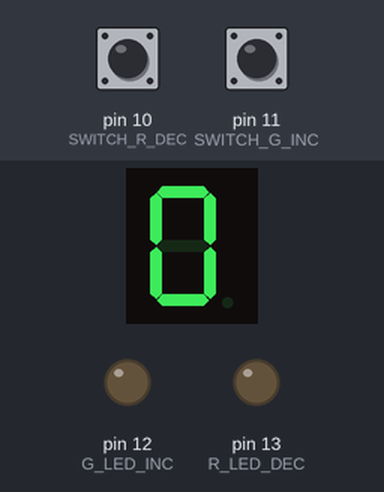
This sketch was run on a simulated Arduino Uno, built with avr-gcc and run on an emulated ATmega328P. Shown: 1-digit seven-segment display, output pins drawn as LEDs (lit = HIGH). Wiring (inferred from the names in the program): 1-digit 7-segment display, segments lit when HIGH: segments pin 2, pin 3, pin 4, pin 5, pin 6, pin 7, pin 8, pin 9. The test bench sets the inputs (shaded band); at power-on: pin 11 (SWITCH_G_INC) HIGH, pin 10 (SWITCH_R_DEC) HIGH. The segment pins are drawn as the display they are named for; pins used as bus, display or sensor lines are not drawn.

Above: at 1.2 s.
1.3 s: pin 11 (SWITCH_G_INC) pulled LOW for 1 s
At 1.7 s:
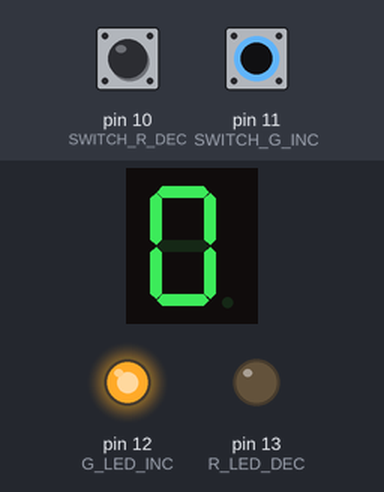
3.8 s: pin 10 (SWITCH_R_DEC) pulled LOW for 0.15 s
At 5.1 s:
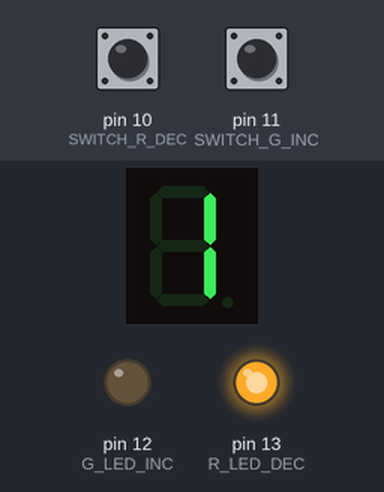
5.4 s: pin 11 (SWITCH_G_INC) pulled LOW for 0.15 s
At 5.8 s:
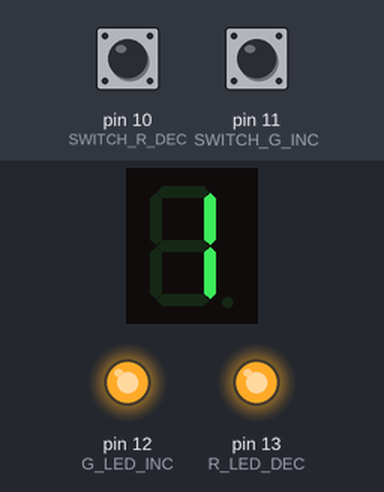
7.4 s: pin 11 (SWITCH_G_INC) pulled LOW for 3.2 s
At 11.9 s:
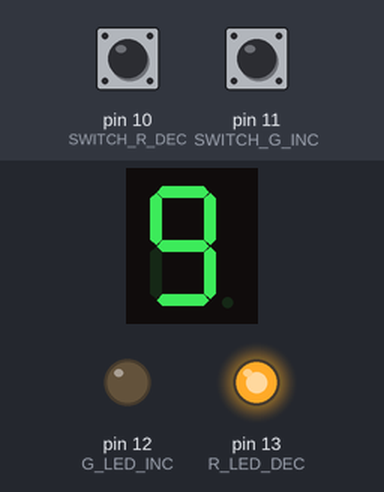
Timing chart, 0 to 13.1 s (numbered marks = the images above; inputs shaded):
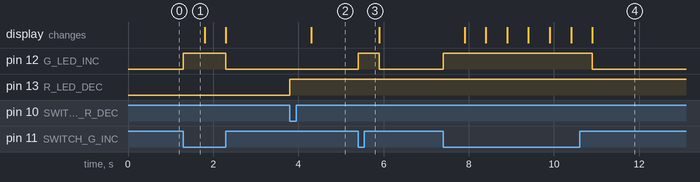

The sketch:

sketch_jun26c_SS_Switch_Inc_Dec.ino
```cpp
/* TO INCREMENT AND DECREMENT THE VALUE IN SEVEN SEGMENT  DISPLAY USING TWO SWITCHES
PERFORMING THEIR RESPECTIVE OPERATIONS */

//SWITCH
#define SWITCH_G_INC 11
#define SWITCH_R_DEC 10

//SWITCH MODE (HIGH/LOW)
int mode_INC ;//storing the output of the inc switch
int mode_DEC ;//storing the output of the dec switch

//LED's
#define G_LED_INC 12 //SHowing the green light when we are incrementing
#define R_LED_DEC 13 //Showing the red light when we are decrementing

//SEVEN SEGMENT DISPLAY
#define ss_a 2
#define ss_b 3
#define ss_c 4
#define ss_d 5
#define ss_e 6
#define ss_f 7
#define ss_g 8
#define ss_dp 9

void setup()
{
  pinMode( SWITCH_G_INC , INPUT_PULLUP);
  pinMode( SWITCH_R_DEC , INPUT_PULLUP);

  pinMode( G_LED_INC , OUTPUT);
  pinMode( R_LED_DEC , OUTPUT);

  pinMode( ss_dp , OUTPUT);
  pinMode( ss_a , OUTPUT);
  pinMode( ss_b , OUTPUT);
  pinMode( ss_c , OUTPUT);
  pinMode( ss_d , OUTPUT);
  pinMode( ss_e , OUTPUT);
  pinMode( ss_f , OUTPUT);
  pinMode( ss_g , OUTPUT);
}

int number= 0;

void loop()
{
  display_in_SS(number);//At start display 0

//mode_INC G_LED_INC
  if(!digitalRead(SWITCH_G_INC))
  {
    digitalWrite( G_LED_INC , HIGH);
    delay(500);
    digitalWrite( G_LED_INC , LOW);
    number++;
  }

//mode_DEC RED_LED_DEC
  if(!digitalRead(SWITCH_R_DEC))
  {
    digitalWrite( R_LED_DEC, HIGH);
    delay(500);
    digitalWrite( G_LED_INC , LOW);
    number--;
  }
}


void display_in_SS(int n)
{
  if(n>9 || n<0)
  {
    digitalWrite( ss_dp , HIGH);
    //clear the display
    digitalWrite( ss_a , LOW);
    digitalWrite( ss_b , LOW);
    digitalWrite( ss_c , LOW);
    digitalWrite( ss_d , LOW);
    digitalWrite( ss_e , LOW);
    digitalWrite( ss_f , LOW);
    digitalWrite( ss_g , LOW);
  }
  else{

    switch(n)
    {
      case 0:
              digitalWrite( ss_a , HIGH);//0
              digitalWrite( ss_b , HIGH);
              digitalWrite( ss_c , HIGH);
              digitalWrite( ss_d , HIGH);
              digitalWrite( ss_e , HIGH);
              digitalWrite( ss_f , HIGH);
              digitalWrite( ss_g , LOW);
              digitalWrite( ss_dp , LOW);
              break;
      case 1:
              digitalWrite( ss_a , LOW);
              digitalWrite( ss_d , LOW);
              digitalWrite( ss_e , LOW);
              digitalWrite( ss_f , LOW);
              digitalWrite( ss_g , LOW);
              digitalWrite( ss_dp , LOW);
              digitalWrite( ss_b , HIGH);//1
              digitalWrite( ss_c , HIGH);
              break;
      case 2:
              digitalWrite( ss_c , LOW);
              digitalWrite( ss_f , LOW);
              digitalWrite( ss_dp , LOW);
              digitalWrite( ss_a , HIGH);//2
              digitalWrite( ss_b , HIGH);
              digitalWrite( ss_d , HIGH);
              digitalWrite( ss_e , HIGH);
              digitalWrite( ss_g , HIGH);
              break;
      case 3:
              digitalWrite( ss_e , LOW);
              digitalWrite( ss_f , LOW);
              digitalWrite( ss_dp , LOW);
              digitalWrite( ss_a , HIGH);//3
              digitalWrite( ss_b , HIGH);
              digitalWrite( ss_c , HIGH);
              digitalWrite( ss_d , HIGH);
              digitalWrite( ss_g , HIGH);
              break;

      case 4:
              digitalWrite( ss_a , LOW);
              digitalWrite( ss_d , LOW);
              digitalWrite( ss_e , LOW);
              digitalWrite( ss_dp , LOW);
              digitalWrite( ss_b , HIGH);//4
              digitalWrite( ss_c , HIGH);
              digitalWrite( ss_f , HIGH);
              digitalWrite( ss_g , HIGH);
              break;

      case 5:
              digitalWrite( ss_b , LOW);
              digitalWrite( ss_e , LOW);
              digitalWrite( ss_dp , LOW);
              digitalWrite( ss_a , HIGH);//5
              digitalWrite( ss_c , HIGH);
              digitalWrite( ss_d , HIGH);
              digitalWrite( ss_f , HIGH);
              digitalWrite( ss_g , HIGH);
              break;

      case 6:
              digitalWrite( ss_dp , LOW);
              digitalWrite( ss_b , LOW);
              digitalWrite( ss_a , HIGH);//6
              digitalWrite( ss_c , HIGH);
              digitalWrite( ss_d , HIGH);
              digitalWrite( ss_e , HIGH);
              digitalWrite( ss_f , HIGH);
              digitalWrite( ss_g , HIGH);
              break;

      case 7: digitalWrite( ss_a , HIGH);//7
              digitalWrite( ss_b , HIGH);
              digitalWrite( ss_c , HIGH);
              digitalWrite( ss_d , LOW);
              digitalWrite( ss_e , LOW);
              digitalWrite( ss_f , LOW);
              digitalWrite( ss_g , LOW);
              digitalWrite( ss_dp , LOW);
              break;

      case 8: digitalWrite( ss_a , HIGH);//8
              digitalWrite( ss_b , HIGH);
              digitalWrite( ss_c , HIGH);
              digitalWrite( ss_d , HIGH);
              digitalWrite( ss_e , HIGH);
              digitalWrite( ss_f , HIGH);
              digitalWrite( ss_g , HIGH);
              digitalWrite( ss_dp , LOW);
              break;
      case 9: digitalWrite( ss_a , HIGH);//9
              digitalWrite( ss_b , HIGH);
              digitalWrite( ss_c , HIGH);
              digitalWrite( ss_d , HIGH);
              digitalWrite( ss_f , HIGH);
              digitalWrite( ss_g , HIGH);
              digitalWrite( ss_e , LOW);
              digitalWrite( ss_dp , LOW);
              break;
    }
  }
}
```

Measured:
- after the input at 1.3 s, pin 12 (G_LED_INC): LOW → HIGH at once, → LOW 1.0 s later
- after the input at 3.8 s, pin 13 (R_LED_DEC): LOW → HIGH at once; the display: changes after 0.50 s (image 2)
- after the input at 5.4 s, pin 12 (G_LED_INC): LOW → HIGH at once, → LOW 0.50 s later
- after the input at 7.4 s, pin 12 (G_LED_INC): LOW → HIGH at once, → LOW 3.5 s later; the display: first changes after 0.50 s (image 4 shows a later state)
